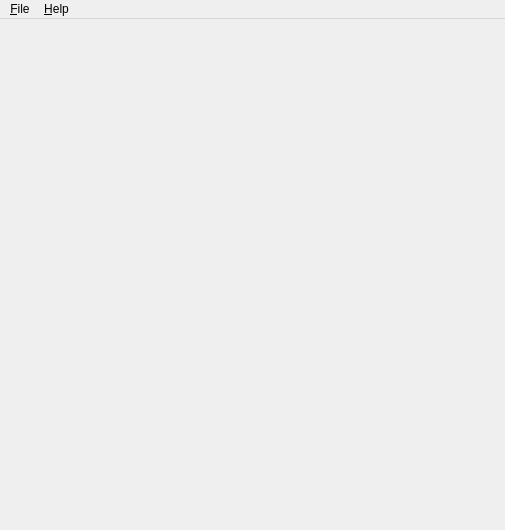
<?xml version="1.0" encoding="UTF-8"?>
<ui version="4.0">
 <class>MainWindow</class>
 <widget class="QMainWindow" name="MainWindow">
  <property name="geometry">
   <rect>
    <x>0</x>
    <y>0</y>
    <width>505</width>
    <height>530</height>
   </rect>
  </property>
  <property name="sizePolicy">
   <sizepolicy hsizetype="Fixed" vsizetype="Fixed">
    <horstretch>0</horstretch>
    <verstretch>0</verstretch>
   </sizepolicy>
  </property>
  <property name="minimumSize">
   <size>
    <width>505</width>
    <height>530</height>
   </size>
  </property>
  <property name="maximumSize">
   <size>
    <width>505</width>
    <height>530</height>
   </size>
  </property>
  <property name="baseSize">
   <size>
    <width>505</width>
    <height>530</height>
   </size>
  </property>
  <property name="windowTitle">
   <string>Reversi</string>
  </property>
  <property name="windowIcon">
   <iconset>
    <normaloff>icons/black.png</normaloff>icons/black.png</iconset>
  </property>
  <property name="iconSize">
   <size>
    <width>32</width>
    <height>32</height>
   </size>
  </property>
  <widget class="QWidget" name="centralwidget">
   <property name="styleSheet">
    <string notr="true"/>
   </property>
   <widget class="QWidget" name="gridLayoutWidget">
    <property name="geometry">
     <rect>
      <x>0</x>
      <y>0</y>
      <width>501</width>
      <height>491</height>
     </rect>
    </property>
    <layout class="QGridLayout" name="gridLayout">
     <property name="sizeConstraint">
      <enum>QLayout::SetNoConstraint</enum>
     </property>
     <property name="leftMargin">
      <number>5</number>
     </property>
     <property name="topMargin">
      <number>5</number>
     </property>
     <property name="rightMargin">
      <number>5</number>
     </property>
     <property name="bottomMargin">
      <number>5</number>
     </property>
     <property name="spacing">
      <number>0</number>
     </property>
    </layout>
   </widget>
  </widget>
  <widget class="QMenuBar" name="menubar">
   <property name="geometry">
    <rect>
     <x>0</x>
     <y>0</y>
     <width>505</width>
     <height>19</height>
    </rect>
   </property>
   <widget class="QMenu" name="menu_File">
    <property name="title">
     <string>&amp;File</string>
    </property>
    <addaction name="action_New_Game"/>
    <addaction name="separator"/>
    <addaction name="action_Beginner"/>
    <addaction name="action_Intermediate"/>
    <addaction name="action_Expert"/>
    <addaction name="separator"/>
    <addaction name="action_Quit"/>
   </widget>
   <widget class="QMenu" name="menu_Help">
    <property name="title">
     <string>&amp;Help</string>
    </property>
    <addaction name="actionAbout"/>
    <addaction name="separator"/>
    <addaction name="action_Hint"/>
   </widget>
   <addaction name="menu_File"/>
   <addaction name="menu_Help"/>
  </widget>
  <widget class="QStatusBar" name="statusbar">
   <property name="sizeGripEnabled">
    <bool>false</bool>
   </property>
  </widget>
  <action name="action_New_Game">
   <property name="icon">
    <iconset>
     <normaloff>icons/new.gif</normaloff>icons/new.gif</iconset>
   </property>
   <property name="text">
    <string>&amp;New Game</string>
   </property>
  </action>
  <action name="action_Beginner">
   <property name="text">
    <string>&amp;Beginner</string>
   </property>
  </action>
  <action name="action_Intermediate">
   <property name="text">
    <string>&amp;Intermediate</string>
   </property>
  </action>
  <action name="action_Expert">
   <property name="text">
    <string>&amp;Expert</string>
   </property>
  </action>
  <action name="action_Quit">
   <property name="icon">
    <iconset>
     <normaloff>icons/exit.gif</normaloff>icons/exit.gif</iconset>
   </property>
   <property name="text">
    <string>&amp;Quit</string>
   </property>
  </action>
  <action name="actionAbout">
   <property name="icon">
    <iconset>
     <normaloff>icons/about.png</normaloff>icons/about.png</iconset>
   </property>
   <property name="text">
    <string>&amp;About</string>
   </property>
  </action>
  <action name="action_Hint">
   <property name="text">
    <string>&amp;Hint</string>
   </property>
  </action>
 </widget>
 <resources/>
 <connections>
  <connection>
   <sender>action_Quit</sender>
   <signal>triggered()</signal>
   <receiver>MainWindow</receiver>
   <slot>close()</slot>
   <hints>
    <hint type="sourcelabel">
     <x>-1</x>
     <y>-1</y>
    </hint>
    <hint type="destinationlabel">
     <x>252</x>
     <y>264</y>
    </hint>
   </hints>
  </connection>
  <connection>
   <sender>action_New_Game</sender>
   <signal>triggered()</signal>
   <receiver>MainWindow</receiver>
   <slot>newGame()</slot>
   <hints>
    <hint type="sourcelabel">
     <x>-1</x>
     <y>-1</y>
    </hint>
    <hint type="destinationlabel">
     <x>252</x>
     <y>264</y>
    </hint>
   </hints>
  </connection>
  <connection>
   <sender>action_Beginner</sender>
   <signal>triggered()</signal>
   <receiver>MainWindow</receiver>
   <slot>set_beginner_level()</slot>
   <hints>
    <hint type="sourcelabel">
     <x>-1</x>
     <y>-1</y>
    </hint>
    <hint type="destinationlabel">
     <x>252</x>
     <y>264</y>
    </hint>
   </hints>
  </connection>
  <connection>
   <sender>action_Intermediate</sender>
   <signal>triggered()</signal>
   <receiver>MainWindow</receiver>
   <slot>set_intermediate_level()</slot>
   <hints>
    <hint type="sourcelabel">
     <x>-1</x>
     <y>-1</y>
    </hint>
    <hint type="destinationlabel">
     <x>252</x>
     <y>264</y>
    </hint>
   </hints>
  </connection>
  <connection>
   <sender>action_Expert</sender>
   <signal>triggered()</signal>
   <receiver>MainWindow</receiver>
   <slot>set_expert_level()</slot>
   <hints>
    <hint type="sourcelabel">
     <x>-1</x>
     <y>-1</y>
    </hint>
    <hint type="destinationlabel">
     <x>252</x>
     <y>264</y>
    </hint>
   </hints>
  </connection>
  <connection>
   <sender>actionAbout</sender>
   <signal>triggered()</signal>
   <receiver>MainWindow</receiver>
   <slot>about()</slot>
   <hints>
    <hint type="sourcelabel">
     <x>-1</x>
     <y>-1</y>
    </hint>
    <hint type="destinationlabel">
     <x>252</x>
     <y>264</y>
    </hint>
   </hints>
  </connection>
  <connection>
   <sender>action_Hint</sender>
   <signal>triggered()</signal>
   <receiver>MainWindow</receiver>
   <slot>hint()</slot>
   <hints>
    <hint type="sourcelabel">
     <x>-1</x>
     <y>-1</y>
    </hint>
    <hint type="destinationlabel">
     <x>252</x>
     <y>264</y>
    </hint>
   </hints>
  </connection>
 </connections>
 <slots>
  <slot>newGame()</slot>
  <slot>set_beginner_level()</slot>
  <slot>set_intermediate_level()</slot>
  <slot>set_expert_level()</slot>
  <slot>hint()</slot>
  <slot>about()</slot>
 </slots>
</ui>
